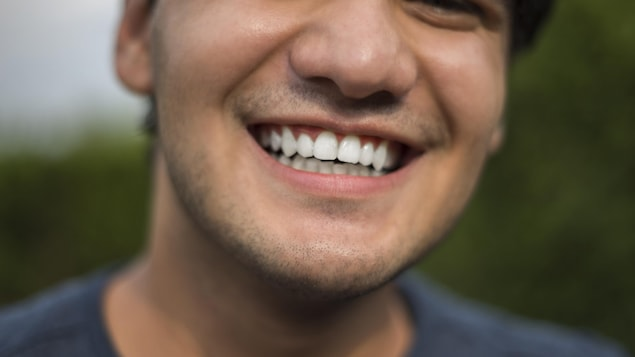
#> input picture sourire.jpg, 635 x 357 px
$ python Main.py
#> lines starting #> are read from the running program, lines starting #| are printed output that depends on the picture; after the words box and inside, x2 and y2 are one past the last pixel; in counts of white or black regions, pixels touching at a corner belong together
import cv2
import numpy as np

# Charger l'image dentaire
image = cv2.imread('sourire.jpg')
#> image is the input picture: shape (357, 635, 3); mean B, G, R 75.1, 92.1, 107
gray = cv2.cvtColor(image, cv2.COLOR_BGR2GRAY)
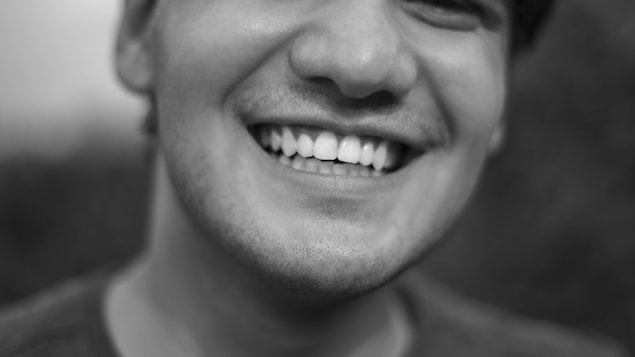
#> gray: shape (357, 635); min 0, max 244, mean 94.6

# Appliquer un seuillage pour obtenir une image binaire
_, thresholded = cv2.threshold(gray, 127, 255, cv2.THRESH_BINARY)
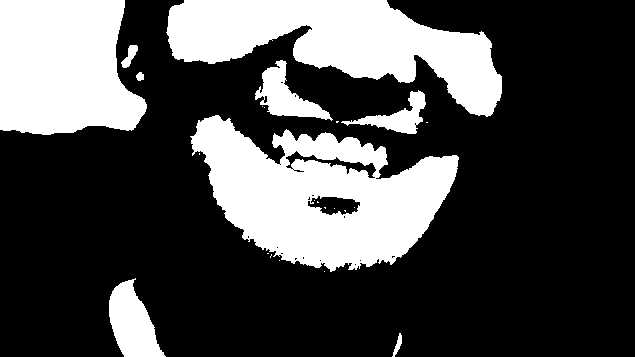
#> thresholded: shape (357, 635); 29.4% white; 24 white regions (15 under 20 px)

# Trouver les contours dans l'image
contours, _ = cv2.findContours(thresholded, cv2.RETR_EXTERNAL, cv2.CHAIN_APPROX_SIMPLE)
#> contours = 18 contours, 9 with area under 20; largest, box (x1, y1, x2, y2) and area: (190, 115, 459, 272) 24863, (166, 0, 502, 117) 19443, (0, 0, 147, 135) 16248, (109, 278, 166, 357) 2559, (255, 60, 333, 121) 1771

# Dessiner les contours sur l'image originale
cv2.drawContours(image, contours, -1, (0, 255, 0), 2)
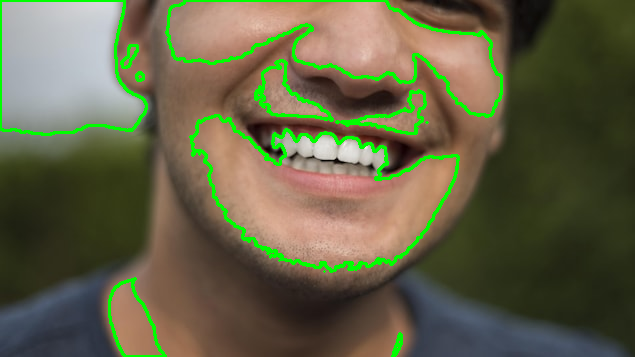
#> image: shape (357, 635, 3); 4.7% of pixels changed, all inside (x1, y1, x2, y2) = (0, 0, 503, 357)

# Afficher l'image originale avec les contours
cv2.imshow('Contours', image)
cv2.waitKey(0)
cv2.destroyAllWindows()
